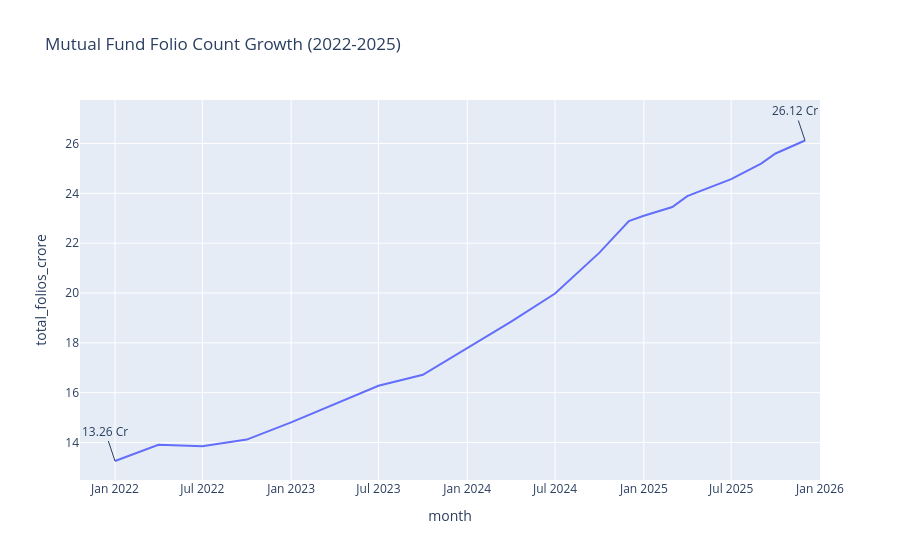

The cell this chart's notebook holds for it:
### Code cell
# 7. Folio count growth
fig = px.line(df_folio, x='month', y='total_folios_crore', title='Mutual Fund Folio Count Growth (2022-2025)')
fig.add_annotation(x='2022-01', y=13.26, text='13.26 Cr', showarrow=True)
fig.add_annotation(x='2025-12', y=26.12, text='26.12 Cr', showarrow=True)
fig.write_image('../reports/charts/folio_growth.png', engine='kaleido', width=1000, height=600)
fig.show()

### Figure 1 — Plotly figure (JSON) as saved in the notebook; plotly's stock layout.template omitted (floating-point values rounded to 4 significant figures)
{"data": [{"hovertemplate": "month=%{x}<br>total_folios_crore=%{y}<extra></extra>", "legendgroup": "", "line": {"color": "#636efa", "dash": "solid"}, "marker": {"symbol": "circle"}, "mode": "lines", "name": "", "orientation": "v", "showlegend": false, "type": "scatter", "x": ["2022-01", "2022-04", "2022-07", "2022-10", "2023-01", "2023-04", "2023-07", "2023-10", "2024-01", "2024-04", "2024-07", "2024-10", "2024-12", "2025-01", "2025-03", "2025-04", "2025-07", "2025-08", "2025-09", "2025-10", "2025-12"], "xaxis": "x", "y": [13.26, 13.91, 13.85, 14.12, 14.81, 15.54, 16.28, 16.72, 17.78, 18.85, 19.98, 21.62, 22.89, 23.1, 23.45, 23.89, 24.57, 24.89, 25.19, 25.6, 26.12], "yaxis": "y"}], "layout": {"annotations": [{"showarrow": true, "text": "13.26 Cr", "x": "2022-01", "y": 13.26}, {"showarrow": true, "text": "26.12 Cr", "x": "2025-12", "y": 26.12}], "legend": {"tracegroupgap": 0}, "title": {"text": "Mutual Fund Folio Count Growth (2022-2025)"}, "xaxis": {"anchor": "y", "domain": [0.0, 1.0], "title": {"text": "month"}}, "yaxis": {"anchor": "x", "domain": [0.0, 1.0], "title": {"text": "total_folios_crore"}}}}
